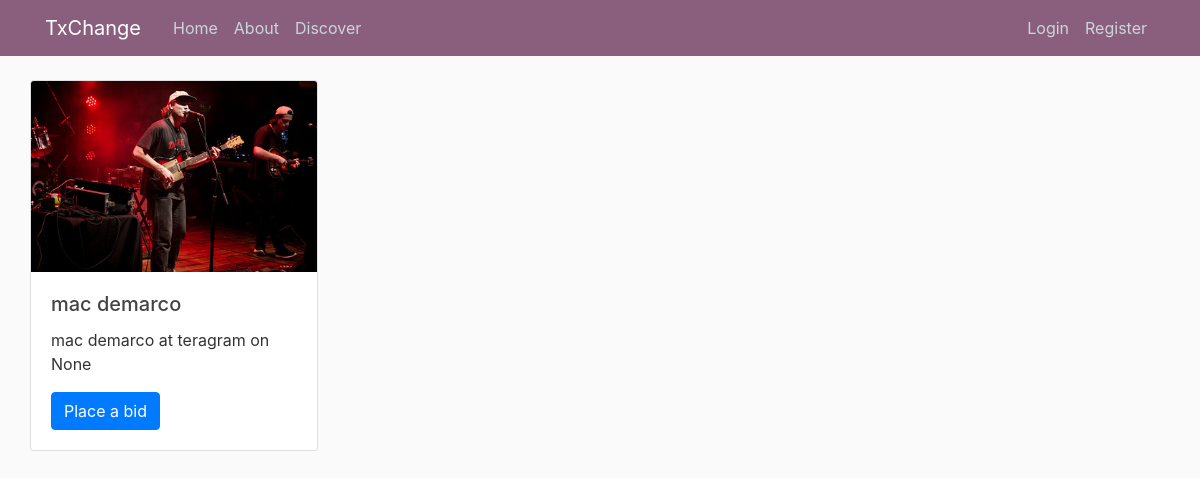
The page /discover on the database as committed earlier.
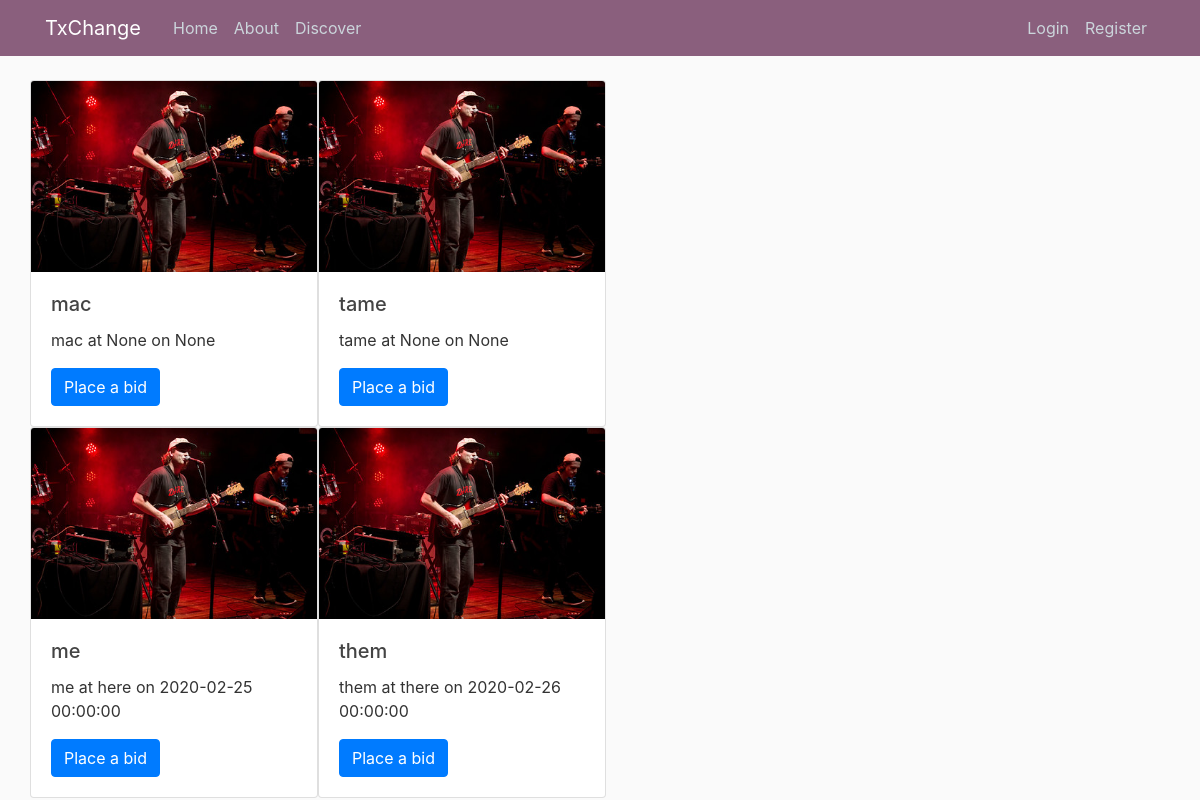
The same page on the database as committed later.
### TxChange/models.py (models this page shows, shortened)
class Ticket(db.Model):
    __tablename__ = "ticket"
    id = db.Column(db.Integer, primary_key=True)
    artist = db.Column(db.String(80), nullable=False)
    venue = db.Column(db.String(80))
    date_posted = db.Column(db.DateTime, nullable=False, default=datetime.utcnow)
    price = db.Column(db.Integer, nullable=False)
    concert_date_time = db.Column(db.DateTime)
    interest_by = db.relationship(
        "User", secondary=interested, backref="tickets_interested_in", lazy="dynamic"
    )

### TxChange/routes.py (the view)
@app.route("/discover")
def discover():
    tickets = Ticket.query.all()
    return render_template("discover.html", title="Discover", tickets=tickets)

### TxChange/templates/discover.html
{% extends "layout.html" %} {% block content %}
<div class="continer">
	<div class="row">
		{% for ticket in tickets %}
		<div class="card" style="width: 18rem;">
			<img src="static/mac.jpg" class="card-img-top" alt="...">
			<div class="card-body">
				<h5 class="card-title">{{ ticket.artist}}</h5>
				<p class="card-text">{{ ticket.artist}} at {{ ticket.venue}} on {{ ticket.concert_date_time}}</p>
				<a href="{{ url_for('ticket', ticket_id=ticket.id)}}" class="btn btn-primary">Place a bid</a>
			</div>
		</div>
		{% endfor %}
	</div>
</div>
{% endblock%}

### TxChange/templates/layout.html (shortened to what this page needs)
<!doctype html>
<html lang="en">
<head>
    <link rel="stylesheet" href="https://stackpath.bootstrapcdn.com/bootstrap/4.4.1/css/bootstrap.min.css"
>
    <link rel="stylesheet" type="text/css" href="{{ url_for('static', filename='stye.css') }}">
</head>
<body>
    <header class="site-header">
      <nav class="navbar navbar-expand-md navbar-dark bg-steel fixed-top">
        <div class="container">
          <a class="navbar-brand mr-4" href="/">TxChange</a>
          <div class="collapse navbar-collapse" id="navbarToggle">
            <div class="navbar-nav mr-auto">
              <a class="nav-item nav-link" href="{{ url_for('home') }}">Home</a>
              <a class="nav-item nav-link" href="{{ url_for('about') }}">About</a>
							<a class="nav-item nav-link" href="{{ url_for('discover') }}">Discover</a>
            </div>
            <div class="navbar-nav">
              {% if current_user.is_authenticated %}
                <a class="nav-item nav-link" href="{{ url_for('new_ticket') }}">New Ticket</a>
                <a class="nav-item nav-link" href="{{ url_for('profile') }}">Profile</a>
                <a class="nav-item nav-link" href="{{ url_for('logout') }}">Logout</a>
              {% else %}
                <a class="nav-item nav-link" href="{{ url_for('login') }}">Login</a>
                <a class="nav-item nav-link" href="{{ url_for('register') }}">Register</a>
              {% endif %}
            </div>
          </div>
        </div>
      </nav>
    </header>
    <main role=main class='container'>
        <div class='row'>
            <div class="col-md-8">
                {% block content %}{% endblock %}
            </div>
        </div>
    </main>
</body>
</html>

### TxChange/static/stye.css (style rules this page uses)
body { background: #fafafa; color: #333333; margin-top: 5rem; }
h1, h2, h3, h4, h5, h6 { color: #444444; }
.bg-steel { background-color: #8a5f7d; }
.site-header .navbar-nav .nav-link { color: #cbd5db; }

Rows that differ between the two databases and show on the page:
removed Ticket: artist "mac demarco", venue "teragram", concert_date_time "None"
added Ticket: artist "mac", venue "None", concert_date_time "None"
added Ticket: artist "tame", venue "None", concert_date_time "None"
added Ticket: artist "me", venue "here", concert_date_time "2020-02-25 00:00:00"
added Ticket: artist "them", venue "there", concert_date_time "2020-02-26 00:00:00"
